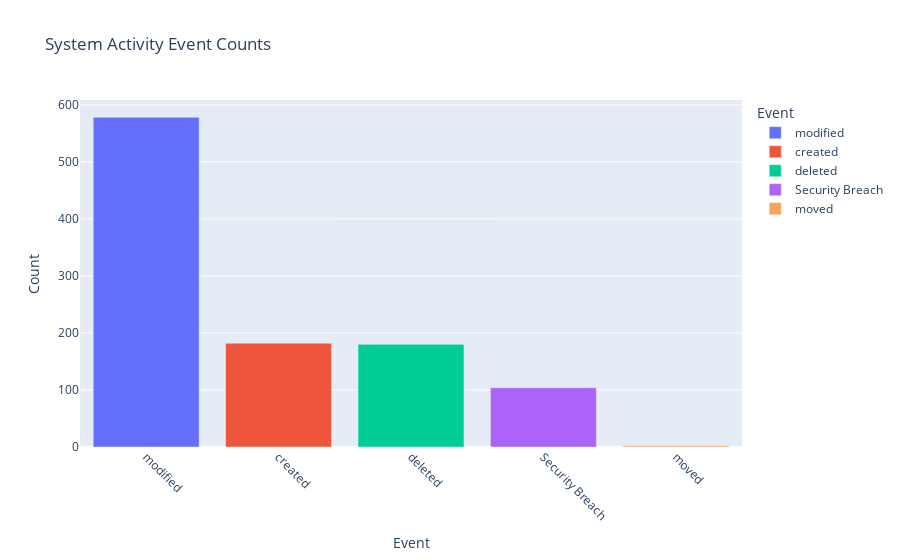

The code cell stored with this chart in its notebook:
### Code cell
# Count the occurrences of each event type
event_counts = combined_logs['Event'].value_counts().reset_index()
event_counts.columns = ['Event', 'Count']

# Create a bar chart using Plotly
fig = px.bar(event_counts, x='Event', y='Count', color='Event', title='System Activity Event Counts')
fig.update_xaxes(tickangle=45)
fig.show()

### Figure 1 — Plotly figure (JSON) as saved in the notebook; plotly's stock layout.template omitted (floating-point values rounded to 4 significant figures)
{"data": [{"alignmentgroup": "True", "hovertemplate": "Event=%{x}<br>Count=%{y}<extra></extra>", "legendgroup": "modified", "marker": {"color": "#636efa", "pattern": {"shape": ""}}, "name": "modified", "offsetgroup": "modified", "orientation": "v", "showlegend": true, "textposition": "auto", "type": "bar", "x": ["modified"], "xaxis": "x", "y": [578], "yaxis": "y"}, {"alignmentgroup": "True", "hovertemplate": "Event=%{x}<br>Count=%{y}<extra></extra>", "legendgroup": "created", "marker": {"color": "#EF553B", "pattern": {"shape": ""}}, "name": "created", "offsetgroup": "created", "orientation": "v", "showlegend": true, "textposition": "auto", "type": "bar", "x": ["created"], "xaxis": "x", "y": [182], "yaxis": "y"}, {"alignmentgroup": "True", "hovertemplate": "Event=%{x}<br>Count=%{y}<extra></extra>", "legendgroup": "deleted", "marker": {"color": "#00cc96", "pattern": {"shape": ""}}, "name": "deleted", "offsetgroup": "deleted", "orientation": "v", "showlegend": true, "textposition": "auto", "type": "bar", "x": ["deleted"], "xaxis": "x", "y": [180], "yaxis": "y"}, {"alignmentgroup": "True", "hovertemplate": "Event=%{x}<br>Count=%{y}<extra></extra>", "legendgroup": "Security Breach", "marker": {"color": "#ab63fa", "pattern": {"shape": ""}}, "name": "Security Breach", "offsetgroup": "Security Breach", "orientation": "v", "showlegend": true, "textposition": "auto", "type": "bar", "x": ["Security Breach"], "xaxis": "x", "y": [104], "yaxis": "y"}, {"alignmentgroup": "True", "hovertemplate": "Event=%{x}<br>Count=%{y}<extra></extra>", "legendgroup": "moved", "marker": {"color": "#FFA15A", "pattern": {"shape": ""}}, "name": "moved", "offsetgroup": "moved", "orientation": "v", "showlegend": true, "textposition": "auto", "type": "bar", "x": ["moved"], "xaxis": "x", "y": [2], "yaxis": "y"}], "layout": {"barmode": "relative", "legend": {"title": {"text": "Event"}, "tracegroupgap": 0}, "title": {"text": "System Activity Event Counts"}, "xaxis": {"anchor": "y", "categoryarray": ["modified", "created", "deleted", "Security Breach", "moved"], "categoryorder": "array", "domain": [0, 1], "tickangle": 45, "title": {"text": "Event"}}, "yaxis": {"anchor": "x", "domain": [0, 1], "title": {"text": "Count"}}}}
